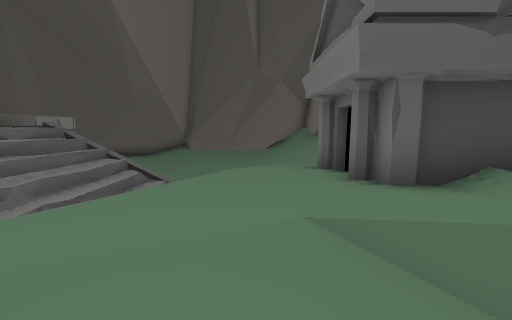
view 1 (above)

17 first-person views from a walk through a 3-D level made in the Unity game engine. The camera is 1.4 m above the floor, tilts 8° down and sees 90° across. The floor is counted in squares, 1 m on a side. Each view is taken from the middle of a square. On the plan, view 1 faces up. The plan holds only what a view shows up to about 13 squares ahead; the rest is blank. The place goes on beyond the plan. The player is left out.

view 2
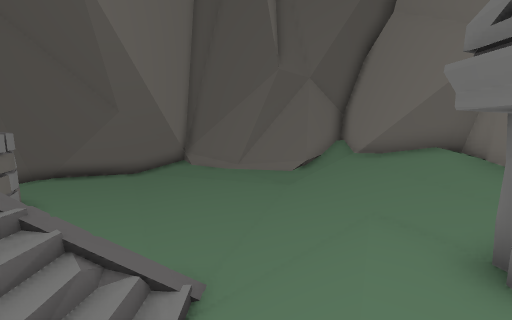

view 3
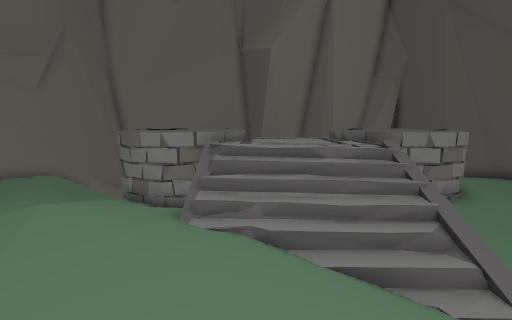

view 4
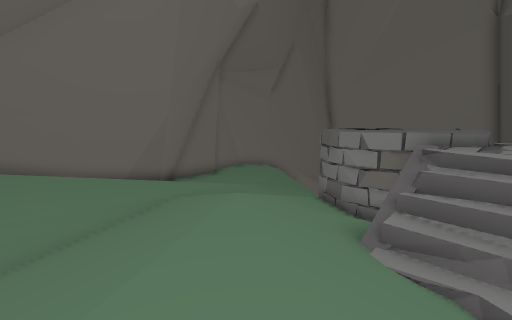

view 5
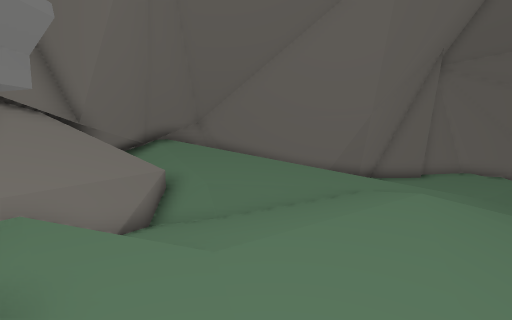

view 6
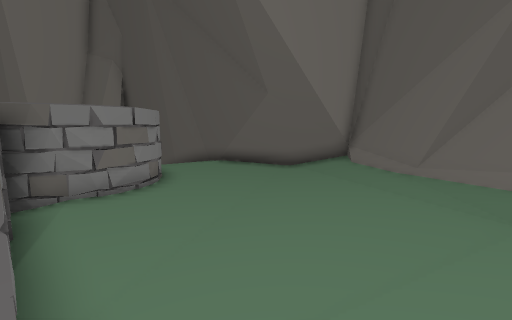

view 7
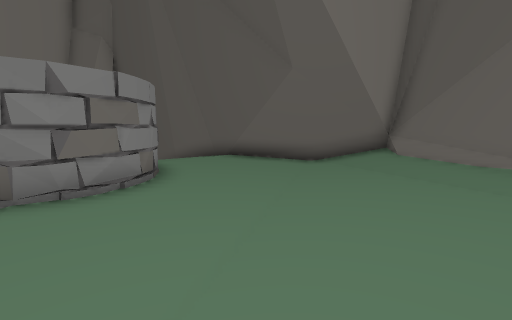

view 8
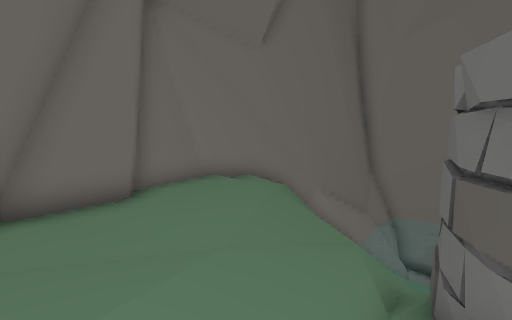

view 9
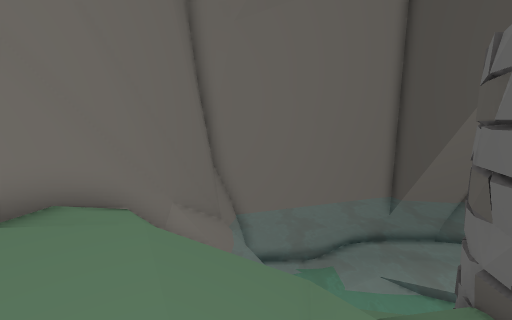

view 10
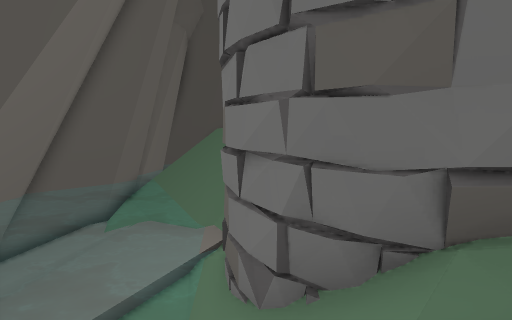

view 11
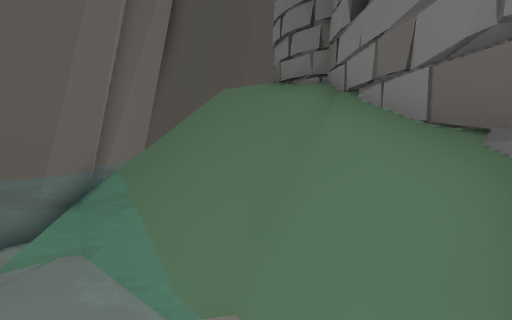

view 12
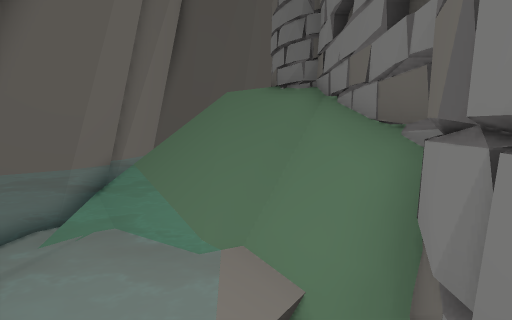

view 13
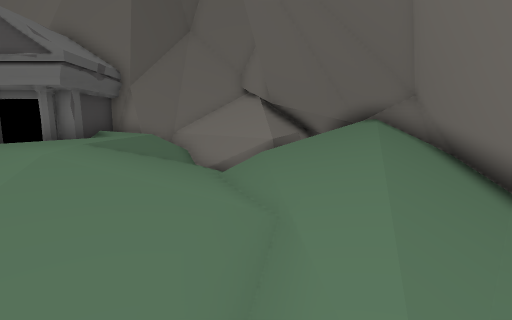

view 14
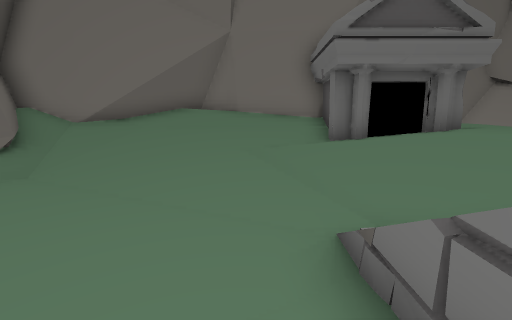

view 15
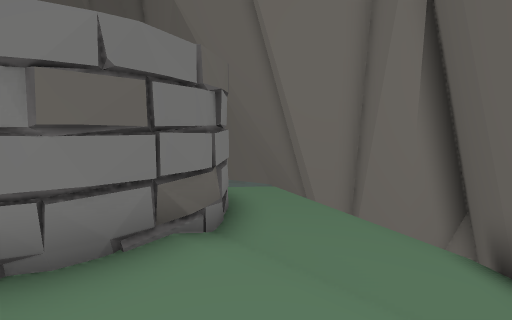

view 16
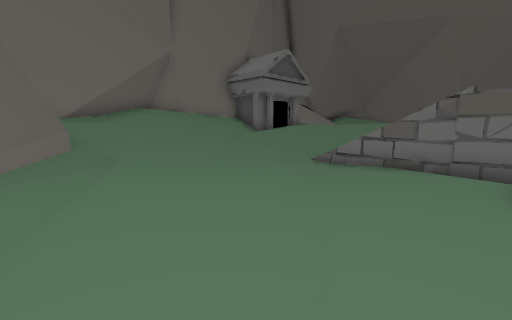

view 17
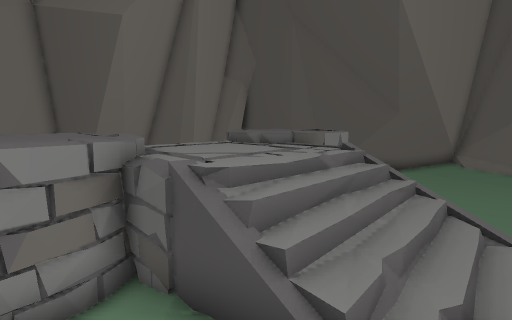

### Floor plan
Key: @ floor where view 1 was taken; # wall or solid block; . main floor; : floor 0.25 m higher than the main floor; - floor 0.25 m lower than the main floor; + floor 0.5 m higher than the main floor; * floor 0.75 m higher than the main floor; % floor 1 m higher than the main floor; & floor 1.25 m higher than the main floor; $ floor 1.5 m higher than the main floor; _ floor 2.5 m lower than the main floor; < floor 2.75 m lower than the main floor; / step, stairs or slope; = window, fence, low wall or low ledge; ~ water the walk can cross; ≈ water the walk keeps out of; ^ raised ledge; O other object.
Columns run from 20 left of view 1 to 6 right of it. Each row starts with its distance up from view 1.
 19              ####
 18            ####/###
 17           ###..//########
 16        #####....://######
 15    #####.........::/##/##
 14  ####///..:......:::////#
 13   ##  /-..::......:::///#
 12   #   /--###......:::///##
 11  ##   /-## ##......::////#
 10  ##////-#   #:.....::+///#
  9 ###~////#   #:.....::///##
  8 #≈≈≈////##  ####=#///%//#
  7 ≈≈≈≈~////#   #####///%###
  6 ≈≈≈≈≈~///#   ###=////&#
  5 ≈≈≈≈≈≈///#  ^^^^#///&&##
  4 ≈≈≈≈≈≈~//#   :^^///&&&O##
  3 ≈≈≈≈≈≈~//#  ###^///&&&&/##
  2 ≈≈≈≈≈≈~<##  #/////&&&//&=#
  1 ≈≈≈≈≈≈≈<#   #/////&/////=##
  0 ≈≈≈≈≈≈<~##  #///////@///^^#
 -1 ≈≈≈≈≈≈///#### /////////=##
 -2 ≈≈≈≈≈≈~/////-////*/////^^#
 -3 #≈≈≈≈≈//////////**%%%&//^#
 -4 #≈≈≈≈~   ///.//////&&&&//##
 -5 #####_   /..... /////$$$###
 -6  #####///::....####////####
 -7      ###/:::..###########
 -8        ########       ##

Where each view was taken, in squares from view 1:
view 1: 0 up, 0 right, facing up
view 2: 4 up, 1 left, facing up
view 3: 4 up, 1 right, facing left
view 4: 4 up, 0 right, facing down-left
view 5: 5 up, 0 right, facing down
view 6: 8 up, 0 right, facing up-left
view 7: 9 up, 2 left, facing up-left
view 8: 1 down, 6 left, facing down-left
view 9: 4 down, 8 left, facing left
view 10: 3 down, 12 left, facing up
view 11: 2 up, 13 left, facing up
view 12: 1 up, 13 left, facing up
view 13: 2 down, 6 left, facing right
view 14: 9 up, 5 left, facing right
view 15: 15 up, 9 left, facing down-left
view 16: 16 up, 7 left, facing down-right
view 17: 1 up, 3 left, facing up-left
